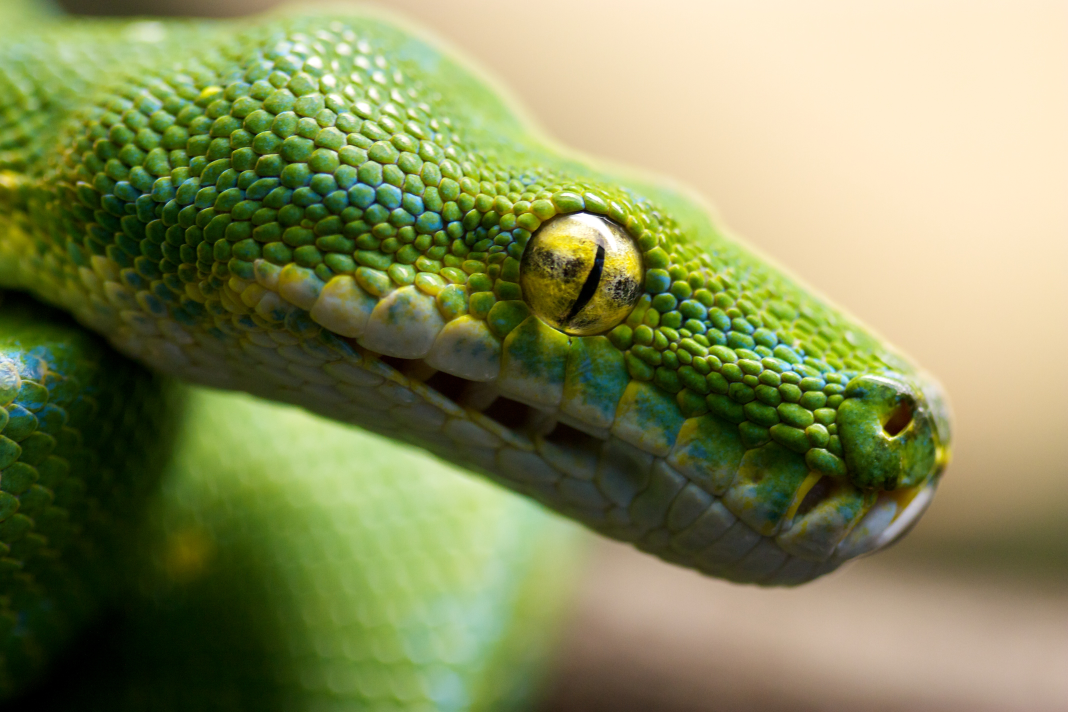
#> input picture Secao6/aula337_pillow/original.jpg, 4272 x 2848 px (shown at 1/4 size)
$ python main.py
#> lines starting #> are read from the running program, lines starting #| are printed output that depends on the picture
# Pillow: redimensionando imagens com Python
# Essa biblioteca é o Photoshop do Python 😂
from pathlib import Path

from PIL import Image

# creating paths
ROOT_FOLDER = Path(__file__).parent
ORIGINAL = ROOT_FOLDER / 'original.jpg'
NEW_IMAGE = ROOT_FOLDER / 'new.jpg'

# open image
pil_image = Image.open(ORIGINAL)
#> pil_image is the input picture: PIL image 4272x2848 RGB; mean R, G, B 132.1, 138.4, 89.9
# get image size
width, height = pil_image.size
#> width = 4272; height = 2848
# get info of image
exif = pil_image.info['exif']

# calculating new width and height
# width     new_width
# height    ??
new_width = 640
new_height = round(height * new_width / width)
#> new_height = 427
print(new_width, new_height)
#| 640 427

# resizing image
new_image = pil_image.resize((new_width, new_height))
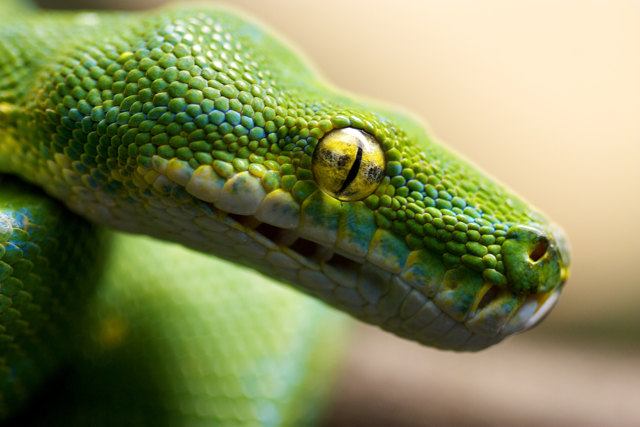
#> new_image: PIL image 640x427 RGB; mean R, G, B 132.1, 138.4, 89.9
new_image.save(
    NEW_IMAGE,
    optimize=True,
    quality=70,
    exif=exif
)
